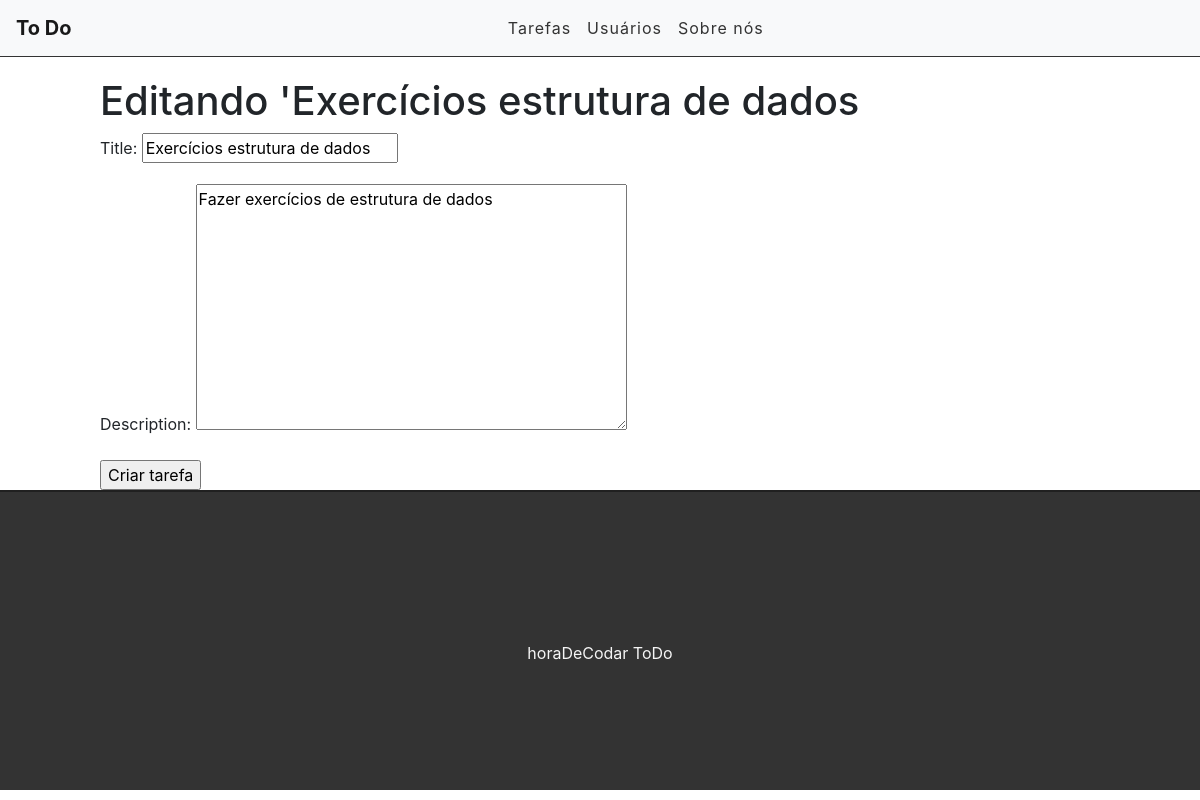
Screenshot of /edit/1 with the database file from the repository.
### tasks/models.py (models this page shows, shortened)
class Task(models.Model):
	STATUS = (('doing','Doing'),('done','Done'),)
	title = models.CharField(max_length=255)
	description = models.TextField()
	done = models.CharField(max_length=5,choices=STATUS)
	created_at = models.DateTimeField(auto_now_add=True)
	updated_at = models.DateTimeField(auto_now=True)

### tasks/views.py (the view)
# urls.py: path('edit/<int:id>',views.editTask,name='edit-task'),
def editTask(request,id):
	task = get_object_or_404(Task,pk=id)
	form = TaskForm(instance=task)
	if request.method == 'POST':
		form = TaskForm(request.POST,instance=task)
		if form.is_valid():
			task.save()
			return redirect('/')
		else:
			return render(request,'tasks/edittask.html',{'form':form,'task':task})
	else:
		return render(request,'tasks/edittask.html',{'form':form,'task':task})

### tasks/forms.py
class TaskForm(forms.ModelForm):
	class Meta:
		model = Task
		fields = ('title','description')

### tasks/templates/tasks/edittask.html (shortened to what this page needs)
{% extends 'base.html' %}
{% block content %}
<div class="offset-1 col-10 list-div">
	<h1>Editando '{{task.title}}</h1>
	<form method="POST">
		{{form.as_p}}
		<input type="submit" name="btn btn-success" value="Criar tarefa">
	</form>
</div>
{% endblock %}

### tasks/static/css/styles.css (style rules this page uses)
.list-div { padding: 0; }

### rows the page displays
Task: title "Exercícios estrutura de dados", description "Fazer exercícios de estrutura de dados"
